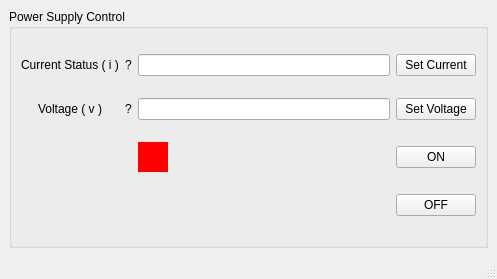
<?xml version="1.0" encoding="UTF-8"?>
<ui version="4.0">
 <class>MainWindow</class>
 <widget class="QMainWindow" name="MainWindow">
  <property name="geometry">
   <rect>
    <x>0</x>
    <y>0</y>
    <width>497</width>
    <height>279</height>
   </rect>
  </property>
  <property name="windowTitle">
   <string>MainWindow</string>
  </property>
  <widget class="QWidget" name="centralwidget">
   <layout class="QGridLayout" name="gridLayout">
    <item row="0" column="0">
     <widget class="QGroupBox" name="groupBox">
      <property name="title">
       <string>Power Supply Control</string>
      </property>
      <layout class="QGridLayout" name="gridLayout_2">
       <item row="1" column="0">
        <widget class="QLabel" name="powsup_voltage_label">
         <property name="text">
          <string>Voltage ( v )</string>
         </property>
         <property name="alignment">
          <set>Qt::AlignCenter</set>
         </property>
        </widget>
       </item>
       <item row="1" column="3">
        <widget class="QPushButton" name="powsup_voltage_set_PB">
         <property name="text">
          <string>Set Voltage</string>
         </property>
        </widget>
       </item>
       <item row="0" column="3">
        <widget class="QPushButton" name="powsup_current_set_PB">
         <property name="text">
          <string>Set Current</string>
         </property>
        </widget>
       </item>
       <item row="0" column="1">
        <widget class="QLabel" name="powsup_current_value_label">
         <property name="text">
          <string>?</string>
         </property>
         <property name="alignment">
          <set>Qt::AlignCenter</set>
         </property>
        </widget>
       </item>
       <item row="1" column="2">
        <widget class="QLineEdit" name="powsup_voltage_LE"/>
       </item>
       <item row="0" column="2">
        <widget class="QLineEdit" name="powsup_current_LE"/>
       </item>
       <item row="0" column="0">
        <widget class="QLabel" name="powsup_current_label">
         <property name="text">
          <string>Current Status ( i )</string>
         </property>
         <property name="alignment">
          <set>Qt::AlignCenter</set>
         </property>
        </widget>
       </item>
       <item row="1" column="1">
        <widget class="QLabel" name="powsup_voltage_value_label">
         <property name="text">
          <string>?</string>
         </property>
         <property name="alignment">
          <set>Qt::AlignCenter</set>
         </property>
        </widget>
       </item>
       <item row="2" column="3">
        <widget class="QPushButton" name="power_ON_PB">
         <property name="text">
          <string>ON</string>
         </property>
        </widget>
       </item>
       <item row="2" column="2">
        <widget class="QFrame" name="power_LED">
         <property name="minimumSize">
          <size>
           <width>30</width>
           <height>30</height>
          </size>
         </property>
         <property name="maximumSize">
          <size>
           <width>30</width>
           <height>30</height>
          </size>
         </property>
         <property name="styleSheet">
          <string notr="true">background-color: red;</string>
         </property>
         <property name="frameShape">
          <enum>QFrame::NoFrame</enum>
         </property>
         <property name="frameShadow">
          <enum>QFrame::Raised</enum>
         </property>
        </widget>
       </item>
       <item row="3" column="3">
        <widget class="QPushButton" name="power_OFF_PB">
         <property name="text">
          <string>OFF</string>
         </property>
        </widget>
       </item>
      </layout>
     </widget>
    </item>
   </layout>
  </widget>
  <widget class="QMenuBar" name="menubar">
   <property name="geometry">
    <rect>
     <x>0</x>
     <y>0</y>
     <width>497</width>
     <height>22</height>
    </rect>
   </property>
  </widget>
  <widget class="QStatusBar" name="statusbar"/>
 </widget>
 <resources/>
 <connections/>
</ui>
